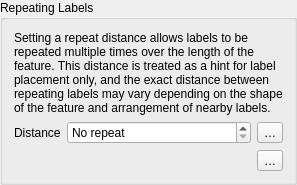
                       <widget class="QgsCollapsibleGroupBox" name="mPlacementRepeatGroupBox">
                        <property name="title">
                         <string>Repeating Labels</string>
                        </property>
                        <layout class="QGridLayout" name="gridLayout_18">
                         <item row="1" column="1">
                          <widget class="QgsDoubleSpinBox" name="mRepeatDistanceSpinBox">
                           <property name="sizePolicy">
                            <sizepolicy hsizetype="MinimumExpanding" vsizetype="Fixed">
                             <horstretch>0</horstretch>
                             <verstretch>0</verstretch>
                            </sizepolicy>
                           </property>
                           <property name="specialValueText">
                            <string>No repeat</string>
                           </property>
                           <property name="decimals">
                            <number>4</number>
                           </property>
                           <property name="maximum">
                            <double>999999999.000000000000000</double>
                           </property>
                          </widget>
                         </item>
                         <item row="1" column="2">
                          <widget class="QgsPropertyOverrideButton" name="mRepeatDistanceDDBtn">
                           <property name="text">
                            <string>…</string>
                           </property>
                          </widget>
                         </item>
                         <item row="1" column="0">
                          <widget class="QLabel" name="label_7">
                           <property name="text">
                            <string>Distance</string>
                           </property>
                          </widget>
                         </item>
                         <item row="2" column="1">
                          <widget class="QgsUnitSelectionWidget" name="mRepeatDistanceUnitWidget" native="true">
                           <property name="focusPolicy">
                            <enum>Qt::FocusPolicy::StrongFocus</enum>
                           </property>
                          </widget>
                         </item>
                         <item row="2" column="2">
                          <widget class="QgsPropertyOverrideButton" name="mRepeatDistanceUnitDDBtn">
                           <property name="text">
                            <string>…</string>
                           </property>
                          </widget>
                         </item>
                         <item row="0" column="0" colspan="3">
                          <widget class="QLabel" name="label_41">
                           <property name="text">
                            <string>Setting a repeat distance allows labels to be repeated multiple times over the length of the feature. This distance is treated as a hint for label placement only, and the exact distance between repeating labels may vary depending on the shape of the feature and arrangement of nearby labels.</string>
                           </property>
                           <property name="wordWrap">
                            <bool>true</bool>
                           </property>
                          </widget>
                         </item>
                        </layout>
                       </widget>
